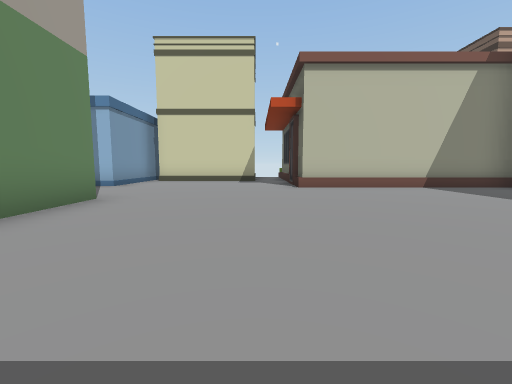
View 1 (above)

12 first-person views from a walk through a 3-D level made in the Unity game engine. The camera is 1.2 m above the floor, tilts 6° down and sees 90° across. The floor is counted in squares, 2 m on a side. Each view is taken from the middle of a square. On the plan, view 1 faces up. The plan holds only what a view shows up to about 9 squares ahead; the rest is blank. The place goes on beyond the plan. The player character is not drawn.

View 2
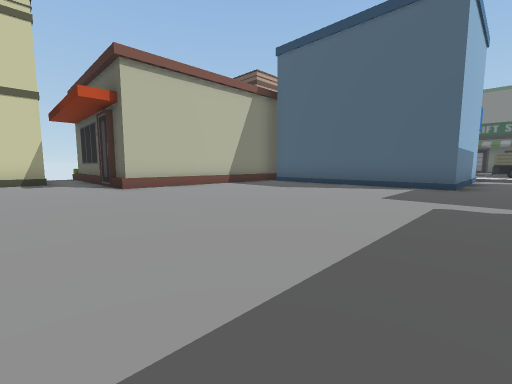

View 3
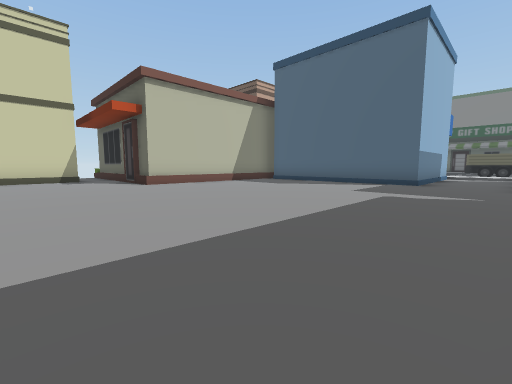

View 4
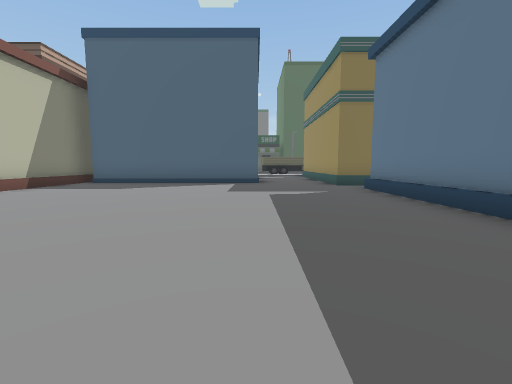

View 5
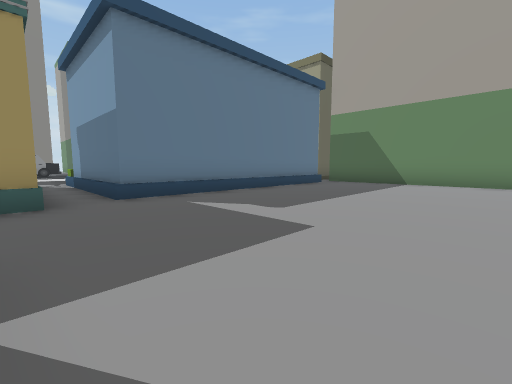

View 6
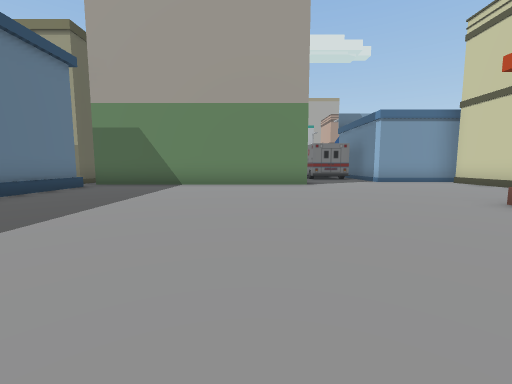

View 7
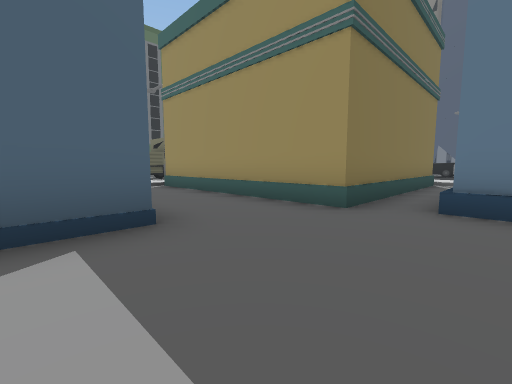

View 8
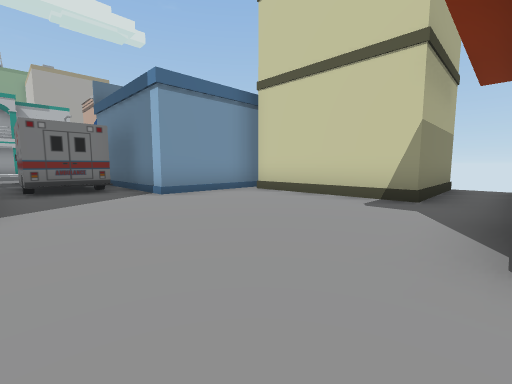

View 9
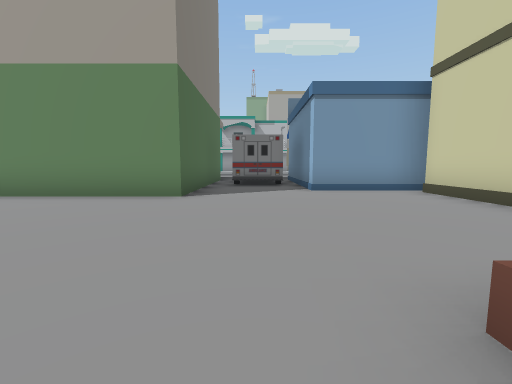

View 10
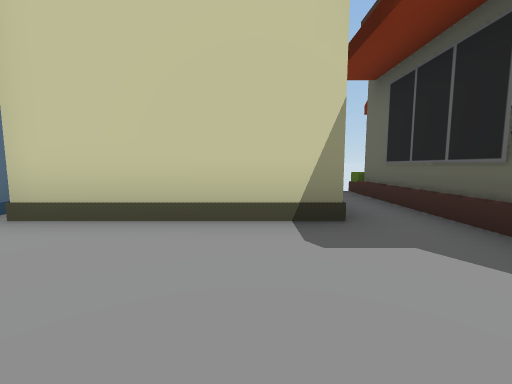

View 11
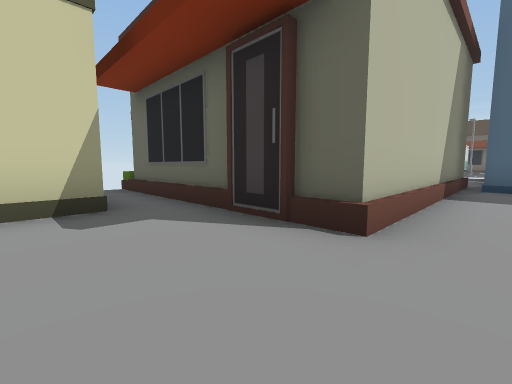

View 12
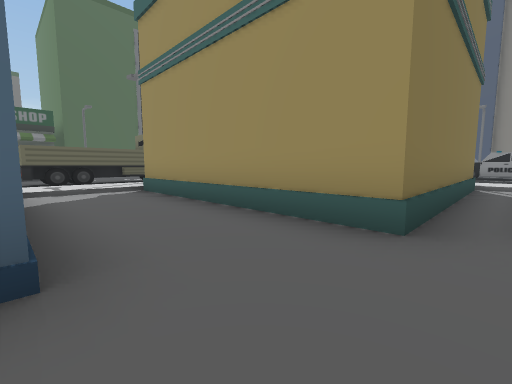

### Floor plan
Key: @ floor where view 1 was taken; # wall or solid block; . main floor; : floor 0.25 m higher than the main floor; / step, stairs or slope; = window, fence, low wall or low ledge; O other object.
Columns run from 8 left of view 1 to 15 right of it. Each row starts with its distance up from view 1.
 13         OOO
 12         OO
 11         OO
 10     #OOOOO
  9     #....O
  8 #####....O
  7  .........OOOOOO.
  6 OOO............O
  5 ...............O
  4 OOOOOO.........O
  3      O.........O
  2      O.........O
  1      O.........OOOOO:
  0      O..@...........:.OO
 -1      O..............:.OO
 -2      OOOOOOOO.#===##O O
 -3     ##      O.#
 -4             O.#
 -5             O.#
 -6             O.#
 -7              /#
 -8              ::

Positions as (right, up) in squares from view 1, and headings:
1: (0, 0), facing up
2: (-1, 0), facing up-right
3: (-2, -1), facing up-right
4: (-2, 1), facing right
5: (6, 3), facing down-left
6: (5, 3), facing left
7: (4, 2), facing down-right
8: (1, 5), facing up-left
9: (2, 6), facing left
10: (-1, 7), facing up
11: (-1, 6), facing up-right
12: (5, 1), facing down-right
